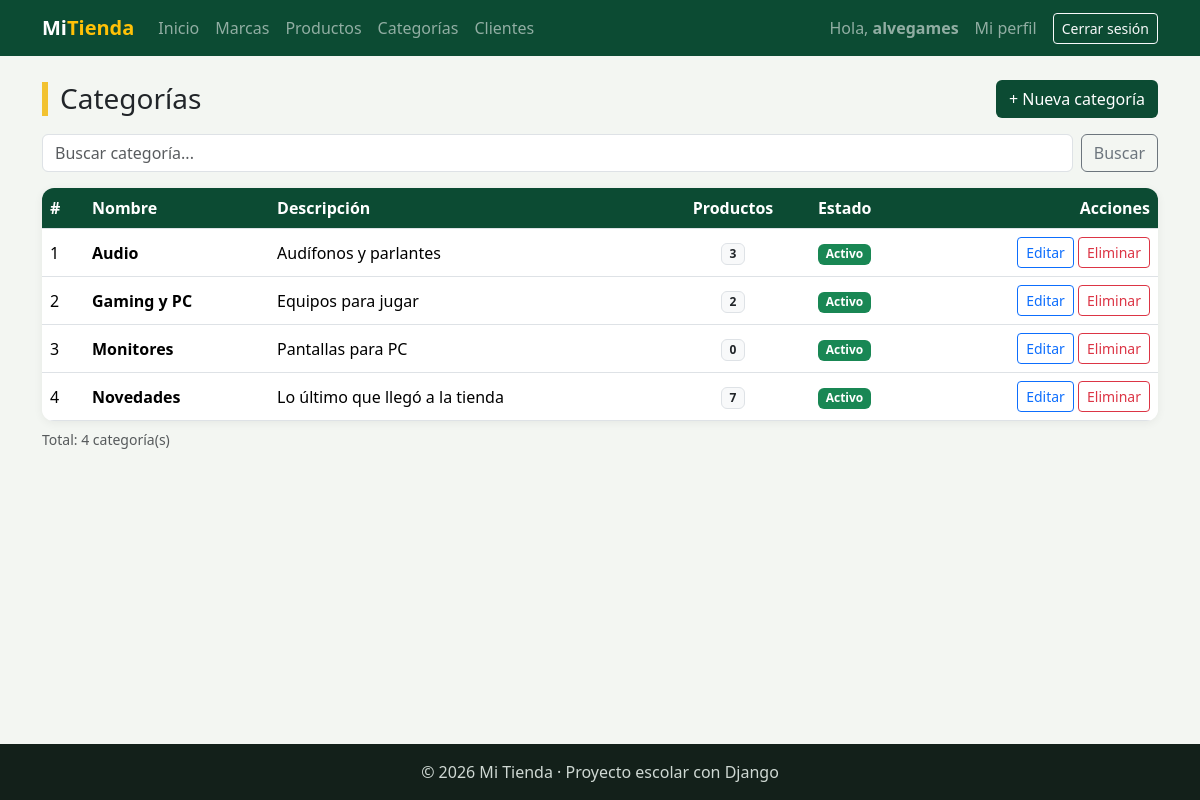
The page /facturacion/categorias/ (signed in) on the database its author committed.
### facturacion/models.py (models this page shows, shortened)
class Categoria(models.Model):                   # Hereda de models.Model → Django la convierte en tabla
    nombre = models.CharField(                   # CharField = texto corto → columna VARCHAR
        max_length=60,                           #   máximo 60 letras (OBLIGATORIO en CharField)
        unique=True,                             #   no puede haber dos categorías con el mismo nombre
    )
    descripcion = models.TextField(blank=True)   # TextField = texto largo. blank=True: el formulario lo deja vacío
    activo = models.BooleanField(default=True)   # Verdadero/Falso. default: valor si no se indica otro
    class Meta:                                  # Meta = configuración de la TABLA (no son columnas)
        verbose_name = "Categoría"               #   nombre en singular (se ve en el admin y en errores)
        verbose_name_plural = "Categorías"       #   nombre en plural
        ordering = ["nombre"]                    #   orden por defecto de las consultas: A → Z

### facturacion/views.py (the view)
# urls.py: path("categorias/", views.categoria_lista, name="categoria_lista"),                          # Listar
@login_required                                            # Sin sesión → /login/?next=...
def categoria_lista(request):                              # READ · solo GET: lista y busca
    q = request.GET.get("q", "")                           # GET: lo que escribió en el buscador (?q=lap). Si no hay, ""
    categorias = Categoria.objects.all()                   # Todas las categorías (ordenadas A → Z por el Meta)
    if q:                                                  # Si buscó algo...
        categorias = categorias.filter(nombre__icontains=q)    # ...solo las que contienen ese texto
    contexto = {"titulo": "Categorías", "categorias": categorias, "q": q}
    return render(request, "facturacion/categoria_lista.html", contexto)

### facturacion/templates/facturacion/categoria_lista.html (shortened to what this page needs)
{% extends "base.html" %}
{% block contenido %}
<div class="d-flex justify-content-between align-items-center flex-wrap gap-2 mb-3">
    <h1 class="h3 titulo-pagina m-0">{{ titulo }}</h1>
    <a href="{% url 'facturacion:categoria_crear' %}" class="btn btn-verde">+ Nueva categoría</a>
</div>
<form method="get" class="d-flex gap-2 mb-3">
    <input type="text" name="q" value="{{ q }}" class="form-control" placeholder="Buscar categoría...">
    <button type="submit" class="btn btn-outline-secondary">Buscar</button>
</form>
<div class="tarjeta p-0 table-responsive">
    <table class="table table-hover align-middle m-0">
        <thead>
            <tr><th>#</th><th>Nombre</th><th>Descripción</th><th class="text-center">Productos</th><th>Estado</th><th class="text-end">Acciones</th></tr>
        </thead>
        <tbody>
            {% for categoria in categorias %}
            <tr>
                <td>{{ forloop.counter }}</td>
                <td class="fw-semibold">{{ categoria.nombre }}</td>
                <td>{{ categoria.descripcion|default:"—"|truncatechars:50 }}</td>
                <td class="text-center"><span class="badge bg-light text-dark border">{{ categoria.productos.count }}</span></td>
                <td>
                    {% if categoria.activo %}
                        <span class="badge bg-success">Activo</span>
                    {% else %}
                        <span class="badge bg-secondary">Inactivo</span>
                    {% endif %}
                </td>
                <td class="text-end text-nowrap">
                    <a href="{% url 'facturacion:categoria_editar' categoria.pk %}" class="btn btn-sm btn-outline-primary">Editar</a>
                    <a href="{% url 'facturacion:categoria_eliminar' categoria.pk %}" class="btn btn-sm btn-outline-danger">Eliminar</a>
                </td>
            </tr>
            {% empty %}
            <tr><td colspan="6" class="text-center text-muted py-4">No hay categorías registradas.</td></tr>
            {% endfor %}
        </tbody>
    </table>
</div>
<p class="text-muted small mt-2">Total: {{ categorias|length }} categoría(s)</p>
{% endblock %}

### templates/base.html (shortened to what this page needs)
{% load static %}
<!DOCTYPE html>
<html lang="es">
<head>
    <link href="https://cdn.jsdelivr.net/npm/bootstrap@5.3.3/dist/css/bootstrap.min.css" rel="stylesheet">
    <link rel="stylesheet" href="{% static 'css/estilos.css' %}">
</head>
<body>
    <nav class="navbar navbar-expand-lg navbar-dark barra">
        <div class="container">
            <a class="navbar-brand fw-bold" href="{% url 'home' %}">Mi<span class="text-warning">Tienda</span></a>
            <div class="collapse navbar-collapse" id="menu">
                <ul class="navbar-nav me-auto">
                    <li class="nav-item"><a class="nav-link" href="{% url 'home' %}">Inicio</a></li>
                    {% if user.is_authenticated %}
                        <li class="nav-item"><a class="nav-link" href="{% url 'facturacion:marca_lista' %}">Marcas</a></li>
                        <li class="nav-item"><a class="nav-link" href="{% url 'facturacion:producto_lista' %}">Productos</a></li>
                        <li class="nav-item"><a class="nav-link" href="{% url 'facturacion:categoria_lista' %}">Categorías</a></li>
                        <li class="nav-item"><a class="nav-link" href="{% url 'facturacion:cliente_lista' %}">Clientes</a></li>
                    {% endif %}
                </ul>
                <ul class="navbar-nav align-items-lg-center gap-2">
                    {% if user.is_authenticated %}
                        <li class="nav-item navbar-text">Hola, <b>{{ user.username }}</b></li>
                        <li class="nav-item"><a class="nav-link" href="{% url 'facturacion:mi_perfil' %}">Mi perfil</a></li>
                        <li class="nav-item">
                            <form method="post" action="{% url 'logout' %}" class="m-0">
                                <button type="submit" class="btn btn-sm btn-outline-light">Cerrar sesión</button>
                            </form>
                        </li>
                    {% else %}
                        <li class="nav-item"><a class="nav-link" href="{% url 'login' %}">Ingresar</a></li>
                        <li class="nav-item"><a class="btn btn-sm btn-warning" href="{% url 'registro' %}">Crear cuenta</a></li>
                    {% endif %}
                </ul>
            </div>
        </div>
    </nav>
    <main class="container py-4">
        {% block contenido %}{% endblock %}
    </main>
    <footer class="pie text-center py-3">© 2026 Mi Tienda · Proyecto escolar con Django</footer>
</body>
</html>

### static/css/estilos.css (style rules this page uses)
:root { --verde: #0c4b33; --verde-claro: #2f9e6e; --amarillo: #f2c230; }
body { background-color: #f3f6f2; min-height: 100vh; display: flex; flex-direction: column; }
main { flex: 1; }
.barra { background-color: var(--verde); }
.titulo-pagina { border-left: 6px solid var(--amarillo); padding-left: 12px; }
.tarjeta { background-color: white; border-radius: 12px; padding: 24px; box-shadow: 0 2px 10px rgba(0, 0, 0, .06); }
.table thead th { background-color: var(--verde); color: white; }
.btn-verde { background-color: var(--verde); color: white; }
.pie { background-color: #13201a; color: #cfd8d3; }

### rows shown on the page
Categoria: nombre "Audio", descripcion "Audífonos y parlantes", productos.count "3", activo "Activo"
Categoria: nombre "Gaming y PC", descripcion "Equipos para jugar", productos.count "2", activo "Activo"
Categoria: nombre "Monitores", descripcion "Pantallas para PC", productos.count "0", activo "Activo"
Categoria: nombre "Novedades", descripcion "Lo último que llegó a la tienda", productos.count "7", activo "Activo"

### other values the page prints
{{ user.username }} "alvegames"
{{ titulo }} "Categorías"
{{ categorias|length }} "4"
